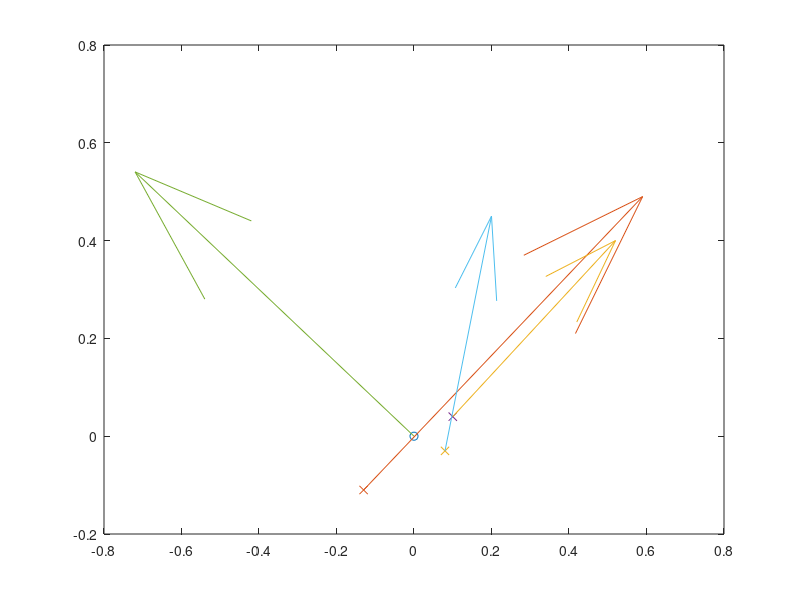

The MATLAB source for this figure:
%% Input variables
ee_position = [0, 0];
points_position = [-0.13, -0.11; 0.08, -0.03; 0.1 , 0.04];
points_vel = [12, 10; 2, 8; 7, 6];

vel_scaling = 1;

%% Initialize some varibles
points_vec = zeros(size(points_position, 1),2);
distance = zeros(size(points_position, 1),1);

abs_points_vel = zeros(size(points_vel,1), 1);
ang_points_vel = zeros(size(points_vel, 1), 1);
eff_vel = zeros(size(points_vel, 1), 1);

%% Get the essential factors
% Vector and distance between ee and key points
for i = 1:size(points_position, 1)
    points_vec(i, :) = ee_position - points_position(i, :);
    distance(i,1) = norm(points_vec(i,:)');
end

% Absolute value and angle of velocity
for i = 1:size(points_vel,1)
    abs_points_vel(i, 1) = norm(points_vel(i, :)');
    ang_points_vel(i, 1) = acosd(points_vel(i, :) * points_vec(i, :)' ./ (norm(points_vel(i, :)' * norm(points_vec(i, :)'))));
    % Because only the velocity direct facing the ee is critical, effective
    % velocity is calculated
    eff_vel(i, :) = cosd(ang_points_vel(i)).*abs_points_vel(i,:);
end

%% Get the retreat parameters
% Weight, should be in [0, 15] normally
w_dist = 15 .* exp(-abs(distance));
w_vel = 5.0017 .* log(abs(eff_vel)+1);

unit_vec = points_vec ./ distance;

weighted_vec = (w_dist + w_vel) .* unit_vec;

retreat_dir = [sum(weighted_vec(:, 1)), sum(weighted_vec(:, 2)), 0];
unit_retreat_vec = retreat_dir ./ norm(retreat_dir); 

%% Visualization
figure(1)
% Plot the ee position
plot(0, 0, "o")
% text(0, 0, "end effector")

hold on

% Plot the key points
for i = 1:size(points_position, 1)
    plot(points_position(i, 1), points_position(i, 2), "x")
%    text(points_position(i, 1), points_position(i, 2), "key point")
end

% Plot the direction of retreat
quiver(0, 0, unit_retreat_vec(1), unit_retreat_vec(2))
%text(unit_retreat_vec(1), unit_retreat_vec(2), "end effector velocity")

% Plot the direction of the movement of key points
for i = 1:size(points_position, 1)
    quiver(points_position(i, 1), points_position(i, 2), points_vel(i, 1)/15, points_vel(i, 2)/15)
%    text(points_position(i, 1) + points_vel(i, 1)/15, points_position(i, 2) + points_vel(i, 2)/15, "key point velocity")
end